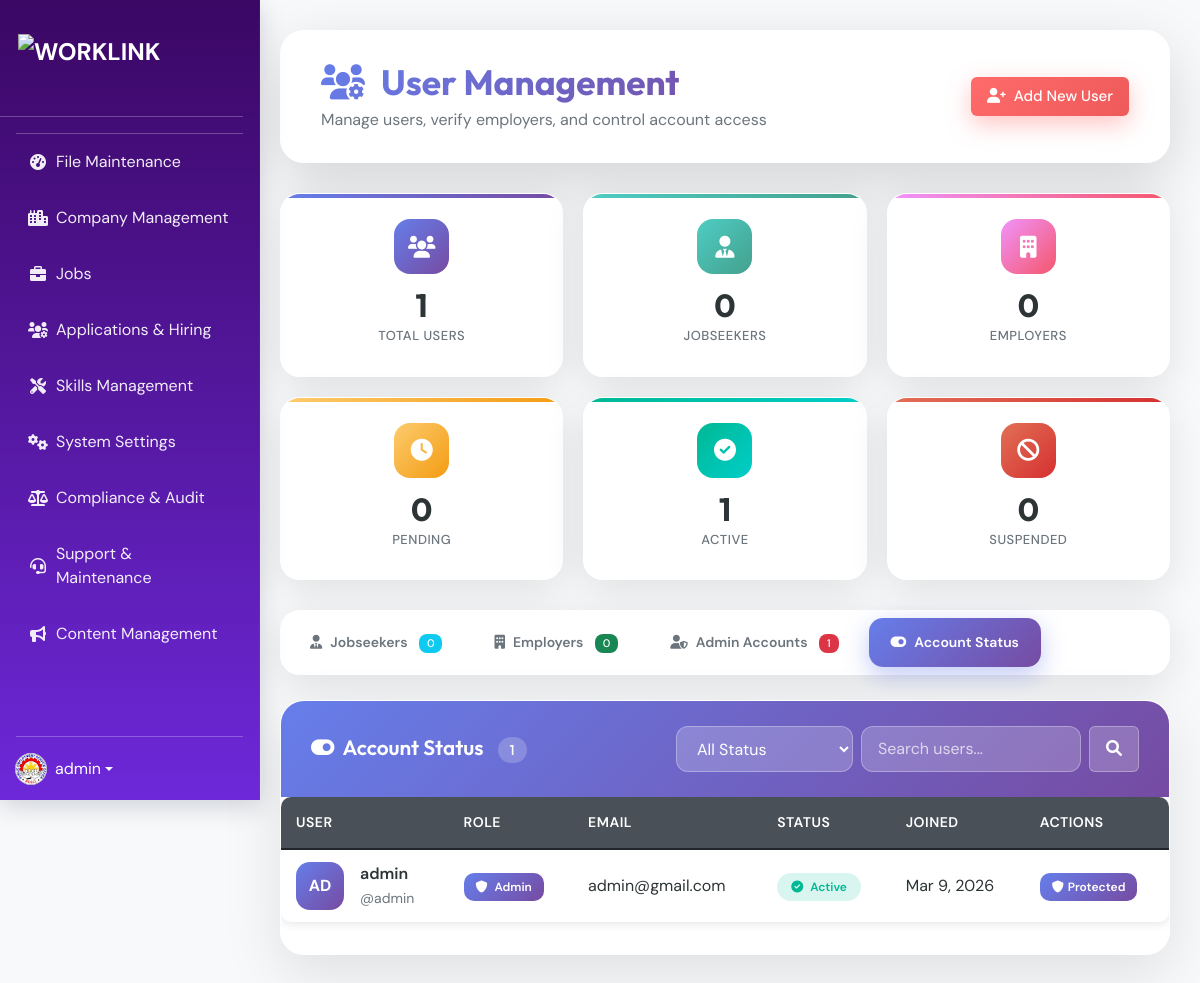
Screenshot of /admin/users.php?tab=status (signed in) with the database file from the repository.
### tables this page shows
CREATE TABLE IF NOT EXISTS users (
    id INT PRIMARY KEY AUTO_INCREMENT,
    username VARCHAR(50) UNIQUE NOT NULL,
    email VARCHAR(100) UNIQUE NOT NULL,
    password VARCHAR(255) NOT NULL,
    role ENUM('admin', 'employee', 'employer') NOT NULL,
    status ENUM('active', 'pending', 'suspended') DEFAULT 'active',
    profile_picture VARCHAR(255) NULL,
    two_factor_enabled BOOLEAN DEFAULT 0,
    two_factor_secret VARCHAR(255) NULL,
    email_notifications BOOLEAN DEFAULT 1,
    system_alerts BOOLEAN DEFAULT 1,
    last_activity TIMESTAMP DEFAULT CURRENT_TIMESTAMP ON UPDATE CURRENT_TIMESTAMP,
    created_at TIMESTAMP DEFAULT CURRENT_TIMESTAMP,
    updated_at TIMESTAMP DEFAULT CURRENT_TIMESTAMP ON UPDATE CURRENT_TIMESTAMP
);

### admin/users.php (the view, shortened to what this page needs)
<?php
include '../config.php';
$currentTab = $_GET['tab'] ?? 'jobseekers';
$search = $_GET['search'] ?? '';
$searchClause = "";
$searchParams = [];
$users = [];
$tabTitle = '';
$tabIcon = '';
switch ($currentTab) {
    case 'status':
        $statusClause = "";
        $sql = "SELECT u.*, ep.first_name, ep.last_name, ep.employee_id, c.company_name
                FROM users u
                LEFT JOIN employee_profiles ep ON u.id = ep.user_id
                LEFT JOIN companies c ON u.id = c.user_id
                WHERE 1=1 $statusClause $searchClause
                ORDER BY u.status ASC, u.created_at DESC";
        $stmt = $pdo->prepare($sql);
        $stmt->execute($searchParams);
        $users = $stmt->fetchAll();
        $tabTitle = 'Account Status';
        $tabIcon = 'fa-toggle-on';
        break;
}
$stats = [];
$stats['total'] = $pdo->query("SELECT COUNT(*) FROM users")->fetchColumn();
$stats['jobseekers'] = $pdo->query("SELECT COUNT(*) FROM users WHERE role = 'employee'")->fetchColumn();
$stats['employers'] = $pdo->query("SELECT COUNT(*) FROM users WHERE role = 'employer'")->fetchColumn();
$stats['admins'] = $pdo->query("SELECT COUNT(*) FROM users WHERE role = 'admin'")->fetchColumn();
$stats['pending'] = $pdo->query("SELECT COUNT(*) FROM users WHERE status = 'pending'")->fetchColumn();
$stats['pending_employers'] = $pdo->query("SELECT COUNT(*) FROM users WHERE role = 'employer' AND status = 'pending'")->fetchColumn();
$stats['active'] = $pdo->query("SELECT COUNT(*) FROM users WHERE status = 'active'")->fetchColumn();
$stats['suspended'] = $pdo->query("SELECT COUNT(*) FROM users WHERE status = 'suspended'")->fetchColumn();
?>
<!DOCTYPE html>
<html lang="en">
<head>
    <link href="https://cdn.jsdelivr.net/npm/bootstrap@5.1.3/dist/css/bootstrap.min.css" rel="stylesheet">
    <link href="https://cdnjs.cloudflare.com/ajax/libs/font-awesome/6.0.0/css/all.min.css" rel="stylesheet">
    <link href="../assets/style.css" rel="stylesheet">
</head>
<body class="admin-layout users-page">
    <?php include 'includes/sidebar.php'; ?>
    <div class="admin-main-content">
        <div class="header-card d-flex justify-content-between align-items-center flex-wrap gap-3">
            <div>
                <h1><i class="fas fa-users-cog me-3"></i>User Management</h1>
                <p>Manage users, verify employers, and control account access</p>
            </div>
            <button type="button" class="btn btn-add-user" data-bs-toggle="modal" data-bs-target="#addUserModal">
                <i class="fas fa-user-plus me-2"></i>Add New User
            </button>
        </div>
        <div class="stats-grid">
            <div class="stat-card total">
                <div class="stat-icon"><i class="fas fa-users"></i></div>
                <div class="stat-number"><?php echo $stats['total']; ?></div>
                <div class="stat-label">Total Users</div>
            </div>
            <div class="stat-card jobseekers">
                <div class="stat-icon"><i class="fas fa-user-tie"></i></div>
                <div class="stat-number"><?php echo $stats['jobseekers']; ?></div>
                <div class="stat-label">Jobseekers</div>
            </div>
            <div class="stat-card employers">
                <div class="stat-icon"><i class="fas fa-building"></i></div>
                <div class="stat-number"><?php echo $stats['employers']; ?></div>
                <div class="stat-label">Employers</div>
            </div>
            <div class="stat-card pending <?php echo $stats['pending'] > 0 ? 'has-pending' : ''; ?>">
                <div class="stat-icon"><i class="fas fa-clock"></i></div>
                <div class="stat-number"><?php echo $stats['pending']; ?></div>
                <div class="stat-label">Pending</div>
            </div>
            <div class="stat-card active">
                <div class="stat-icon"><i class="fas fa-check-circle"></i></div>
                <div class="stat-number"><?php echo $stats['active']; ?></div>
                <div class="stat-label">Active</div>
            </div>
            <div class="stat-card suspended">
                <div class="stat-icon"><i class="fas fa-ban"></i></div>
                <div class="stat-number"><?php echo $stats['suspended']; ?></div>
                <div class="stat-label">Suspended</div>
            </div>
        </div>
        <nav class="nav-pills-custom">
            <a class="nav-link <?php echo $currentTab === 'jobseekers' ? 'active' : ''; ?>" href="?tab=jobseekers">
                <i class="fas fa-user-tie me-2"></i>Jobseekers
                <span class="badge bg-info"><?php echo $stats['jobseekers']; ?></span>
            </a>
            <a class="nav-link <?php echo $currentTab === 'employers' ? 'active' : ''; ?>" href="?tab=employers">
                <i class="fas fa-building me-2"></i>Employers
                <span class="badge bg-success"><?php echo $stats['employers']; ?></span>
            </a>
            <a class="nav-link <?php echo $currentTab === 'admins' ? 'active' : ''; ?>" href="?tab=admins">
                <i class="fas fa-user-shield me-2"></i>Admin Accounts
                <span class="badge bg-danger"><?php echo $stats['admins']; ?></span>
            </a>
            <a class="nav-link <?php echo $currentTab === 'status' ? 'active' : ''; ?>" href="?tab=status">
                <i class="fas fa-toggle-on me-2"></i>Account Status
            </a>
        </nav>
        <div class="content-card">
            <div class="content-card-header">
                <h5>
                    <i class="fas <?php echo $tabIcon; ?> me-2"></i><?php echo $tabTitle; ?>
                    <span class="badge"><?php echo count($users); ?></span>
                </h5>
                <div class="d-flex gap-2 flex-wrap">
                    <?php if ($currentTab === 'status'): ?>
                        <select class="filter-select" onchange="window.location.href='?tab=status&status_filter='+this.value">
                            <option value="all" <?php echo ($_GET['status_filter'] ?? 'all') === 'all' ? 'selected' : ''; ?>>All Status</option>
                        </select>
                    <?php endif; ?>
                    <form method="GET" class="d-flex gap-2">
                        <input type="text" name="search" class="search-box" placeholder="Search users..." value="<?php echo htmlspecialchars($search); ?>">
                        <button type="submit" class="btn btn-search">
                            <i class="fas fa-search"></i>
                        </button>
                    </form>
                </div>
            </div>
            <?php if (empty($users)): ?>
                <div class="empty-state">
                    <i class="fas fa-inbox"></i>
                    <h5>No users found</h5>
                    <p>No users match your current filters.</p>
                </div>
            <?php else: ?>
                <div class="table-responsive">
                    <table class="table users-table">
                        <thead>
                            <tr>
                                <th>User</th>
                                <?php if ($currentTab === 'status'): ?>
                                    <th>Role</th>
                                <?php endif; ?>
                                <th>Email</th>
                                <th>Status</th>
                                <th>Joined</th>
                                <th>Actions</th>
                            </tr>
                        </thead>
                        <tbody>
                            <?php foreach ($users as $user): ?>
                                <tr>
                                    <td>
                                        <div class="d-flex align-items-center">
                                            <div class="user-avatar <?php echo $user['role']; ?> me-3">
                                                <?php
                                                if ($user['role'] === 'employee' && !empty($user['first_name'])) {
                                                    echo strtoupper(substr($user['first_name'], 0, 1) . substr($user['last_name'], 0, 1));
                                                } elseif ($user['role'] === 'employer' && !empty($user['company_name'])) {
                                                    echo strtoupper(substr($user['company_name'], 0, 2));
                                                } else {
                                                    echo strtoupper(substr($user['username'], 0, 2));
                                                }
                                                ?>
                                            </div>
                                            <div class="user-info">
                                                <strong>
                                                    <?php if ($user['role'] === 'employee'): ?>
                                                        <?php echo htmlspecialchars($user['first_name'] . ' ' . $user['last_name']); ?>
                                                    <?php elseif ($user['role'] === 'employer'): ?>
                                                        <?php echo htmlspecialchars($user['company_name'] ?? $user['username']); ?>
                                                    <?php else: ?>
                                                        <?php echo htmlspecialchars($user['username']); ?>
                                                    <?php endif; ?>
                                                </strong>
                                                <br><small>@<?php echo htmlspecialchars($user['username']); ?></small>
                                            </div>
                                        </div>
                                    </td>
                                    <?php if ($currentTab === 'status'): ?>
                                        <td>
                                            <span class="badge-role <?php echo $user['role']; ?>">
                                                <i class="fas <?php echo $user['role'] === 'employee' ? 'fa-user' : ($user['role'] === 'employer' ? 'fa-building' : 'fa-shield-alt'); ?> me-1"></i>
                                                <?php echo ucfirst($user['role']); ?>
                                            </span>
                                        </td>
                                    <?php endif; ?>
                                    <td><?php echo htmlspecialchars($user['email']); ?></td>
                                    <td>
                                        <span class="badge-status <?php echo $user['status']; ?>">
                                            <i class="fas <?php echo $user['status'] === 'active' ? 'fa-check-circle' : ($user['status'] === 'pending' ? 'fa-clock' : 'fa-ban'); ?> me-1"></i>
                                            <?php echo ucfirst($user['status']); ?>
                                        </span>
                                    </td>
                                    <td><?php echo date('M j, Y', strtotime($user['created_at'])); ?></td>
                                    <td>
                                        <?php if ($user['role'] !== 'admin'): ?>
                                            <div class="d-flex flex-wrap">
                                                <?php if ($user['status'] === 'pending'): ?>
                                                    <form method="POST" class="d-inline">
                                                        <input type="hidden" name="action" value="approve">
                                                        <input type="hidden" name="user_id" value="<?php echo $user['id']; ?>">
                                                        <button type="submit" class="action-btn btn-approve" onclick="return confirm('Approve this user?')" title="Approve">
                                                            <i class="fas fa-check me-1"></i>Approve
                                                        </button>
                                                    </form>
                                                    <form method="POST" class="d-inline">
                                                        <input type="hidden" name="action" value="reject">
                                                        <input type="hidden" name="user_id" value="<?php echo $user['id']; ?>">
                                                        <button type="submit" class="action-btn btn-reject" onclick="return confirm('Reject this user?')" title="Reject">
                                                            <i class="fas fa-times me-1"></i>Reject
                                                        </button>
                                                    </form>
                                                <?php elseif ($user['status'] === 'active'): ?>
                                                    <form method="POST" class="d-inline">
                                                        <input type="hidden" name="action" value="suspend">
                                                        <input type="hidden" name="user_id" value="<?php echo $user['id']; ?>">
                                                        <button type="submit" class="action-btn btn-suspend" onclick="return confirm('Suspend this user?')" title="Suspend">
                                                            <i class="fas fa-ban me-1"></i>Suspend
                                                        </button>
                                                    </form>
                                                <?php elseif ($user['status'] === 'suspended'): ?>
                                                    <form method="POST" class="d-inline">
                                                        <input type="hidden" name="action" value="activate">
                                                        <input type="hidden" name="user_id" value="<?php echo $user['id']; ?>">
                                                        <button type="submit" class="action-btn btn-activate" onclick="return confirm('Activate this user?')" title="Activate">
                                                            <i class="fas fa-check me-1"></i>Activate
                                                        </button>
                                                    </form>
                                                <?php endif; ?>
                                                <form method="POST" class="d-inline">
                                                    <input type="hidden" name="action" value="delete">
                                                    <input type="hidden" name="user_id" value="<?php echo $user['id']; ?>">
                                                    <button type="submit" class="action-btn btn-delete" onclick="return confirm('Delete this user permanently?')" title="Delete">
                                                        <i class="fas fa-trash"></i>
                                                    </button>
                                                </form>
                                            </div>
                                        <?php else: ?>
                                            <span class="badge-role admin"><i class="fas fa-shield-alt me-1"></i>Protected</span>
                                        <?php endif; ?>
                                    </td>
                                </tr>
                            <?php endforeach; ?>
                        </tbody>
                    </table>
                </div>
            <?php endif; ?>
        </div>
    </div>
</body>
</html>

### rows the page displays
users: two_factor_enabled "0", username "AD", username "admin", role "Admin", email "admin@gmail.com", status "Active", created_at "Mar 9, 2026", shows "Protected"

### other values shown
$_SESSION['username'] "admin"
$stats['total'] "1"
$stats['active'] "1"
$stats['admins'] "1"
$tabTitle "Account Status"
count($users) "1"
